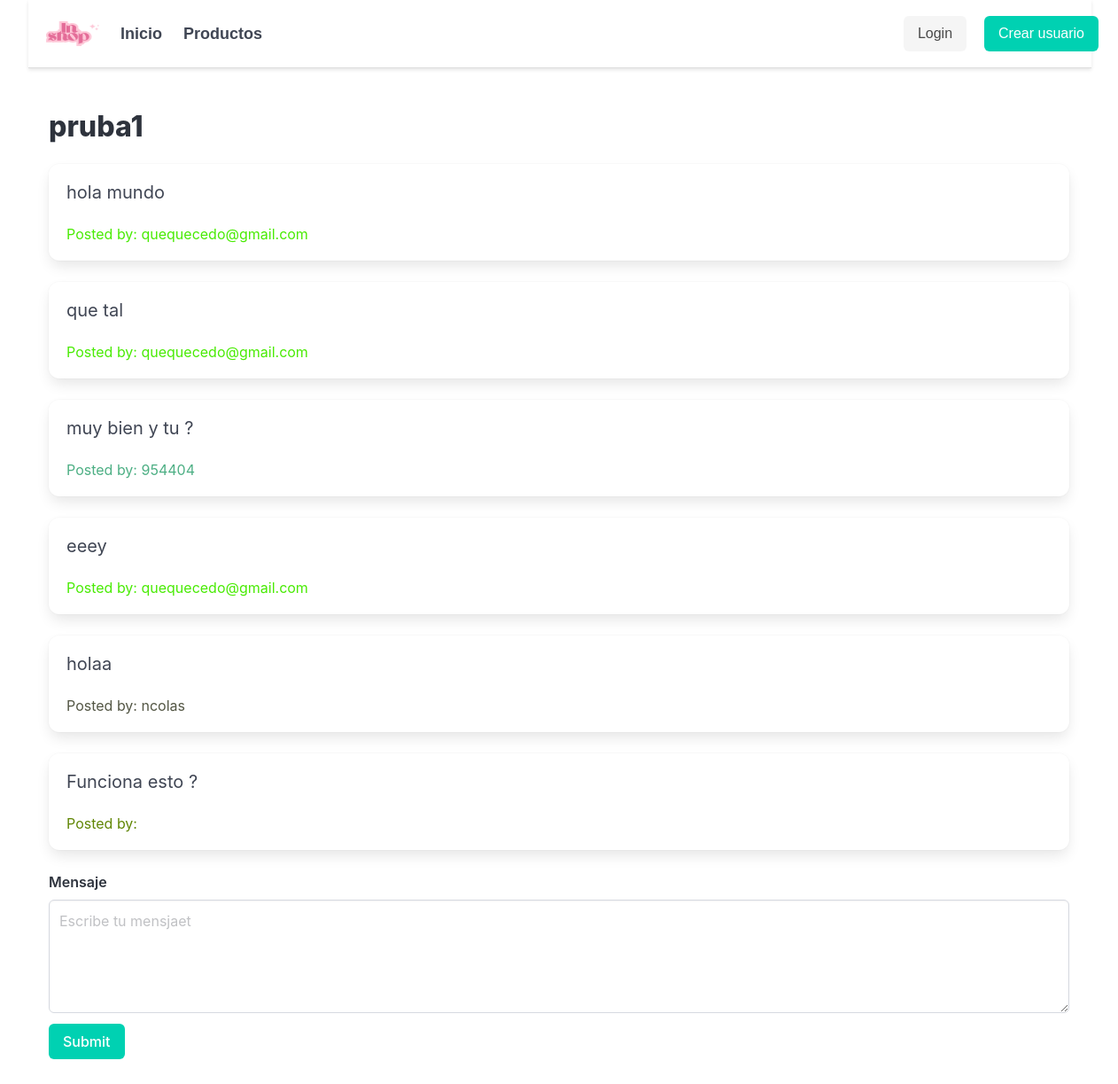
/php/forum/forum_site.php?forum_id=1, run on the app's committed database.
### tables this page shows
CREATE TABLE `forum` (
  `forum_id` int(9) NOT NULL,
  `forum_name` varchar(60) NOT NULL,
  `topic` varchar(60) NOT NULL,
  `description` text NOT NULL,
  `active_users` int(11) NOT NULL DEFAULT 0,
  `date_of_creation` date NOT NULL DEFAULT current_timestamp()
);

CREATE TABLE `forum_post` (
  `forum_mesage_id` int(11) NOT NULL,
  `forum_id` int(11) NOT NULL,
  `user_id` int(11) NOT NULL,
  `message` text NOT NULL,
  `message_date` int(11) NOT NULL
);

CREATE TABLE `user` (
  `user_id` int(9) NOT NULL,
  `username` varchar(30) NOT NULL,
  `name` varchar(30) NOT NULL,
  `surname` varchar(30) NOT NULL,
  `email` varchar(50) NOT NULL,
  `password` varchar(30) NOT NULL,
  `admin` tinyint(1) NOT NULL DEFAULT 0,
  `Register_date` date NOT NULL DEFAULT current_timestamp()
);

### php/forum/forum_functions.php (the view, shortened to what this page needs)
<?php
function ft_get_forum_info($forum_id)
{
    $connexion = ft_create_conexion();
    $sql = "SELECT * FROM forum WHERE forum_id = ?";
    $stmt = $connexion->prepare($sql);
    $stmt->bind_param("i", $forum_id);
    $stmt->execute();
    $result = $stmt->get_result();
    if ($result->num_rows > 0)
    {
        $forum = $result->fetch_assoc();
        return $forum;
    }
    else
    {
        $connexion->close();
        return FALSE;
    }
}
function ft_get_mesages($forum_id)
{
    $connexion = ft_create_conexion();
    $sql = "SELECT * FROM forum_post WHERE forum_id = ?";
    $stmt = $connexion->prepare($sql);
    $stmt->bind_param("i", $forum_id);
    $stmt->execute();
    $result = $stmt->get_result();
    $messages = [];
    if ($result->num_rows > 0)
    {
        while ($row = $result->fetch_assoc())
        {
            $messages[] = $row;
        }
    }
    return $messages;
}
$forum_info = ft_get_forum_info($_GET['forum_id']);
$messages = ft_get_mesages($_GET['forum_id']);
function ft_get_username_by_id($user_id)
{
    $connexion = ft_create_conexion();
    $sql = "SELECT username FROM user WHERE user_id = ?";
    $stmt = $connexion->prepare($sql);
    $stmt->bind_param("i", $user_id);
    $stmt->execute();
    $result = $stmt->get_result();
    if ($result->num_rows > 0)
    {
        $row = $result->fetch_assoc();
        return $row['username'];
    }
    else
    {
        return FALSE;
    }
}
function ft_print_messages($messages)
{
    foreach ($messages as $message)
    {
        $color = sprintf('#%06X', $message['user_id'] * 123456 % 0x888888 + 0x444444);
        echo "<div class='box'>";
        echo "<p class='subtitle is-5'>" . $message['message'] . "</p>";
        echo "<p class='subtitle is-6' style='color: " . $color . "'>Posted by: " . ft_get_username_by_id($message['user_id']) . "</p>";
        echo "</div>";
    }
}

### php/forum/forum_site.php (shortened to what this page needs)
<?php
include 'forum_functions.php';
?>
<!DOCTYPE html>
<html>
<head>
    <link rel="stylesheet" href="https://cdnjs.cloudflare.com/ajax/libs/bulma/0.9.3/css/bulma.min.css">
    <?php include '../navbar.php'; ?>
</head>
<body>
    <section class="section">
        <div class="container">
            <h1 class="title"> <?php echo $forum_info['forum_name'] ?></h1>
            <?php ft_print_messages($messages); ?>
            <div class="container">
                <form action="" method="POST">
                    <div class="field">
                        <label class="label">Mensaje</label>
                        <div class="control">
                            <textarea class="textarea" name="content" placeholder="Escribe tu mensjaet"></textarea>
                        </div>
                    </div>
                    <div class="field">
                        <div class="control">
                            <button class="button is-primary" type="submit">Submit</button>
                        </div>
                    </div>
            </div>
        </div>
    </section>
</body>
</html>

### data on the page
forum: forum_name "pruba1"
forum_post: message "hola mundo", user.username "quequecedo@gmail.com"
forum_post: message "que tal", user.username "quequecedo@gmail.com"
forum_post: message "muy bien y tu ?", user.username "954404"
forum_post: message "eeey", user.username "quequecedo@gmail.com"
forum_post: message "holaa", user.username "ncolas"
forum_post: message "Funciona esto ?"
